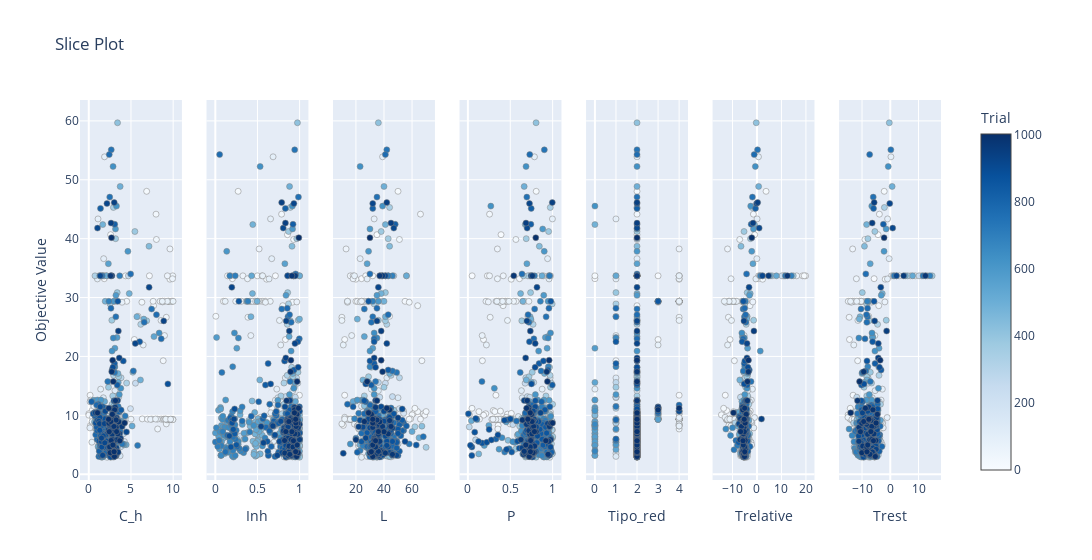

Source (notebook cell):
### Code cell
optuna.visualization.plot_slice(study)

### Figure 1 — Plotly figure (JSON) as saved in the notebook; plotly's stock layout.template omitted (floating-point values rounded to 4 significant figures; data arrays with more than 128 entries replaced by an {"elided": "..."} marker saying what was removed)
{"data": [{"marker": {"color": {"elided": "983 int values"}, "colorbar": {"title": {"text": "Trial"}, "x": 1, "xpad": 40}, "colorscale": [[0, "rgb(247,251,255)"], [0.125, "rgb(222,235,247)"], [0.25, "rgb(198,219,239)"], [0.375, "rgb(158,202,225)"], [0.5, "rgb(107,174,214)"], [0.625, "rgb(66,146,198)"], [0.75, "rgb(33,113,181)"], [0.875, "rgb(8,81,156)"], [1, "rgb(8,48,107)"]], "line": {"color": "Grey", "width": 0.5}, "showscale": true}, "mode": "markers", "name": "Feasible Trial", "showlegend": false, "type": "scatter", "x": {"elided": "983 float values"}, "xaxis": "x", "y": {"elided": "983 float values"}, "yaxis": "y"}, {"marker": {"color": {"elided": "983 int values"}, "colorbar": {"title": {"text": "Trial"}, "x": 1, "xpad": 40}, "colorscale": [[0, "rgb(247,251,255)"], [0.125, "rgb(222,235,247)"], [0.25, "rgb(198,219,239)"], [0.375, "rgb(158,202,225)"], [0.5, "rgb(107,174,214)"], [0.625, "rgb(66,146,198)"], [0.75, "rgb(33,113,181)"], [0.875, "rgb(8,81,156)"], [1, "rgb(8,48,107)"]], "line": {"color": "Grey", "width": 0.5}, "showscale": false}, "mode": "markers", "name": "Feasible Trial", "showlegend": false, "type": "scatter", "x": {"elided": "983 float values"}, "xaxis": "x2", "y": {"elided": "983 float values"}, "yaxis": "y2"}, {"marker": {"color": {"elided": "983 int values"}, "colorbar": {"title": {"text": "Trial"}, "x": 1, "xpad": 40}, "colorscale": [[0, "rgb(247,251,255)"], [0.125, "rgb(222,235,247)"], [0.25, "rgb(198,219,239)"], [0.375, "rgb(158,202,225)"], [0.5, "rgb(107,174,214)"], [0.625, "rgb(66,146,198)"], [0.75, "rgb(33,113,181)"], [0.875, "rgb(8,81,156)"], [1, "rgb(8,48,107)"]], "line": {"color": "Grey", "width": 0.5}, "showscale": false}, "mode": "markers", "name": "Feasible Trial", "showlegend": false, "type": "scatter", "x": {"elided": "983 int values"}, "xaxis": "x3", "y": {"elided": "983 float values"}, "yaxis": "y3"}, {"marker": {"color": {"elided": "983 int values"}, "colorbar": {"title": {"text": "Trial"}, "x": 1, "xpad": 40}, "colorscale": [[0, "rgb(247,251,255)"], [0.125, "rgb(222,235,247)"], [0.25, "rgb(198,219,239)"], [0.375, "rgb(158,202,225)"], [0.5, "rgb(107,174,214)"], [0.625, "rgb(66,146,198)"], [0.75, "rgb(33,113,181)"], [0.875, "rgb(8,81,156)"], [1, "rgb(8,48,107)"]], "line": {"color": "Grey", "width": 0.5}, "showscale": false}, "mode": "markers", "name": "Feasible Trial", "showlegend": false, "type": "scatter", "x": {"elided": "983 float values"}, "xaxis": "x4", "y": {"elided": "983 float values"}, "yaxis": "y4"}, {"marker": {"color": {"elided": "983 int values"}, "colorbar": {"title": {"text": "Trial"}, "x": 1, "xpad": 40}, "colorscale": [[0, "rgb(247,251,255)"], [0.125, "rgb(222,235,247)"], [0.25, "rgb(198,219,239)"], [0.375, "rgb(158,202,225)"], [0.5, "rgb(107,174,214)"], [0.625, "rgb(66,146,198)"], [0.75, "rgb(33,113,181)"], [0.875, "rgb(8,81,156)"], [1, "rgb(8,48,107)"]], "line": {"color": "Grey", "width": 0.5}, "showscale": false}, "mode": "markers", "name": "Feasible Trial", "showlegend": false, "type": "scatter", "x": {"elided": "983 int values"}, "xaxis": "x5", "y": {"elided": "983 float values"}, "yaxis": "y5"}, {"marker": {"color": {"elided": "983 int values"}, "colorbar": {"title": {"text": "Trial"}, "x": 1, "xpad": 40}, "colorscale": [[0, "rgb(247,251,255)"], [0.125, "rgb(222,235,247)"], [0.25, "rgb(198,219,239)"], [0.375, "rgb(158,202,225)"], [0.5, "rgb(107,174,214)"], [0.625, "rgb(66,146,198)"], [0.75, "rgb(33,113,181)"], [0.875, "rgb(8,81,156)"], [1, "rgb(8,48,107)"]], "line": {"color": "Grey", "width": 0.5}, "showscale": false}, "mode": "markers", "name": "Feasible Trial", "showlegend": false, "type": "scatter", "x": {"elided": "983 float values"}, "xaxis": "x6", "y": {"elided": "983 float values"}, "yaxis": "y6"}, {"marker": {"color": {"elided": "983 int values"}, "colorbar": {"title": {"text": "Trial"}, "x": 1, "xpad": 40}, "colorscale": [[0, "rgb(247,251,255)"], [0.125, "rgb(222,235,247)"], [0.25, "rgb(198,219,239)"], [0.375, "rgb(158,202,225)"], [0.5, "rgb(107,174,214)"], [0.625, "rgb(66,146,198)"], [0.75, "rgb(33,113,181)"], [0.875, "rgb(8,81,156)"], [1, "rgb(8,48,107)"]], "line": {"color": "Grey", "width": 0.5}, "showscale": false}, "mode": "markers", "name": "Feasible Trial", "showlegend": false, "type": "scatter", "x": {"elided": "983 float values"}, "xaxis": "x7", "y": {"elided": "983 float values"}, "yaxis": "y7"}], "layout": {"title": {"text": "Slice Plot"}, "width": 2100, "xaxis": {"anchor": "y", "domain": [0, 0.1184], "title": {"text": "C_h"}}, "xaxis2": {"anchor": "y2", "domain": [0.1469, 0.2653], "title": {"text": "Inh"}}, "xaxis3": {"anchor": "y3", "domain": [0.2939, 0.4122], "title": {"text": "L"}}, "xaxis4": {"anchor": "y4", "domain": [0.4408, 0.5592], "title": {"text": "P"}}, "xaxis5": {"anchor": "y5", "domain": [0.5878, 0.7061], "title": {"text": "Tipo_red"}}, "xaxis6": {"anchor": "y6", "domain": [0.7347, 0.8531], "title": {"text": "Trelative"}}, "xaxis7": {"anchor": "y7", "domain": [0.8816, 1.0], "title": {"text": "Trest"}}, "yaxis": {"anchor": "x", "domain": [0, 1], "title": {"text": "Objective Value"}}, "yaxis2": {"anchor": "x2", "domain": [0, 1], "matches": "y", "showticklabels": false}, "yaxis3": {"anchor": "x3", "domain": [0, 1], "matches": "y", "showticklabels": false}, "yaxis4": {"anchor": "x4", "domain": [0, 1], "matches": "y", "showticklabels": false}, "yaxis5": {"anchor": "x5", "domain": [0, 1], "matches": "y", "showticklabels": false}, "yaxis6": {"anchor": "x6", "domain": [0, 1], "matches": "y", "showticklabels": false}, "yaxis7": {"anchor": "x7", "domain": [0, 1], "matches": "y", "showticklabels": false}}}
